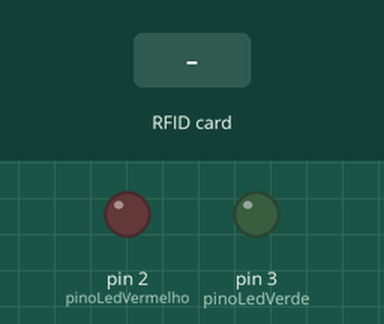
Recording of a sketch running on a simulated Arduino Uno, built with avr-gcc and run on an emulated ATmega328P. On the bench: output pins drawn as LEDs (lit = HIGH). The test bench sets the inputs (shaded band). Pins used as bus, display or sensor lines are not drawn.

Above: at 1.2 s.
1.3 s: RFID card A3 8E A2 98 held to the reader
At 2.5 s:
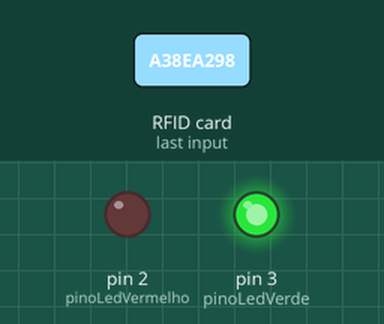
2.8 s: RFID card 5E 7A 19 C4 held to the reader
At 5.1 s:
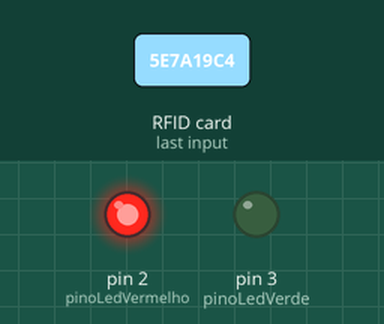
Timing chart, 0 to 8.8 s (numbered marks = the images above; inputs shaded):
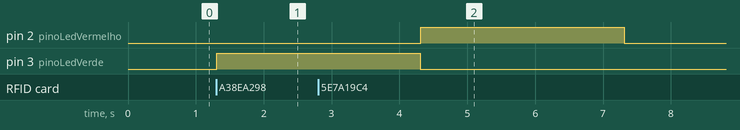

Measured:
- after the input at 1.3 s, pin 3 (pinoLedVerde): LOW → HIGH at once
- after the input at 2.8 s, pin 2 (pinoLedVermelho): LOW → HIGH after 1.5 s, → LOW 3.0 s later

The sketch:

Codigo_Verificar.ino
```cpp
#include <Wire.h> //INCLUSÃO DA BIBLIOTECA NECESSÁRIA
#include <SPI.h> //INCLUSÃO DE BIBLIOTECA
#include <MFRC522.h> //INCLUSÃO DE BIBLIOTECA

#define SS_PIN 10 //PINO SDA
#define RST_PIN 9 //PINO DE RESET

MFRC522 rfid(SS_PIN, RST_PIN); //PASSAGEM DE PARÂMETROS REFERENTE AOS PINOS


const int pinoLedVerde = 3; //PINO DIGITAL REFERENTE AO LED VERDE
const int pinoLedVermelho = 2; //PINO DIGITAL REFERENTE AO LED VERMELHO

void setup(){

  Wire.begin(); //INICIALIZA A BIBLIOTECA WIRE
  SPI.begin(); //INICIALIZA O BARRAMENTO SPI
  rfid.PCD_Init(); //INICIALIZA MFRC522

  pinMode(pinoLedVerde, OUTPUT); //DEFINE O PINO COMO SAÍDA
  pinMode(pinoLedVermelho, OUTPUT); //DEFINE O PINO COMO SAÍDA

  digitalWrite(pinoLedVerde, LOW); //LED INICIA DESLIGADO
  digitalWrite(pinoLedVermelho, LOW); //LED INICIA DESLIGADO
}

void loop() {
  leituraRfid(); //CHAMA A FUNÇÃO RESPONSÁVEL PELA VALIDAÇÃO DA TAG RFID
}

//FUNÇÃO DE VALIDAÇÃO DA TAG RFID
void leituraRfid(){
  if (!rfid.PICC_IsNewCardPresent() || !rfid.PICC_ReadCardSerial()) //VERIFICA SE O CARTÃO PRESENTE NO LEITOR É DIFERENTE DO ÚLTIMO CARTÃO LIDO. CASO NÃO SEJA, FAZ
    return; //RETORNA PARA LER NOVAMENTE

  /***INICIO BLOCO DE CÓDIGO RESPONSÁVEL POR GERAR A TAG RFID LIDA***/
  String strID = "";
  for (byte i = 0; i < 4; i++) {
    strID +=
    (rfid.uid.uidByte[i] < 0x10 ? "0" : "") +
    String(rfid.uid.uidByte[i], HEX) +
    (i!=3 ? ":" : "");
  }
  strID.toUpperCase();
/***FIM DO BLOCO DE CÓDIGO RESPONSÁVEL POR GERAR A TAG RFID LIDA***/

  //O ENDEREÇO "27:41:AA:AB" DEVERÁ SER ALTERADO PARA O ENDEREÇO DA SUA TAG RFID QUE CAPTUROU ANTERIORMENTE
  if (strID.indexOf("A3:8E:A2:98") >= 0) { //SE O ENDEREÇO DA TAG LIDA FOR IGUAL AO ENDEREÇO INFORMADO, FAZ
    digitalWrite(pinoLedVerde, HIGH); //LIGA O LED VERDE
    delay(3000); //INTERVALO DE 4 SEGUNDOS
    digitalWrite(pinoLedVerde, LOW); //DESLIGA O LED VERDE
  }else{ //SENÃO, FAZ (CASO A TAG LIDA NÃO SEJÁ VÁLIDA)
    digitalWrite(pinoLedVermelho, HIGH); //LIGA O LED VERMELHO
    delay(3000); ////INTERVALO DE 6 SEGUNDOS
    digitalWrite(pinoLedVermelho, LOW); //DESLIGA O LED VERDE
  }

  rfid.PICC_HaltA(); //PARADA DA LEITURA DO CARTÃO
  rfid.PCD_StopCrypto1(); //PARADA DA CRIPTOGRAFIA NO PCD
  }
```
